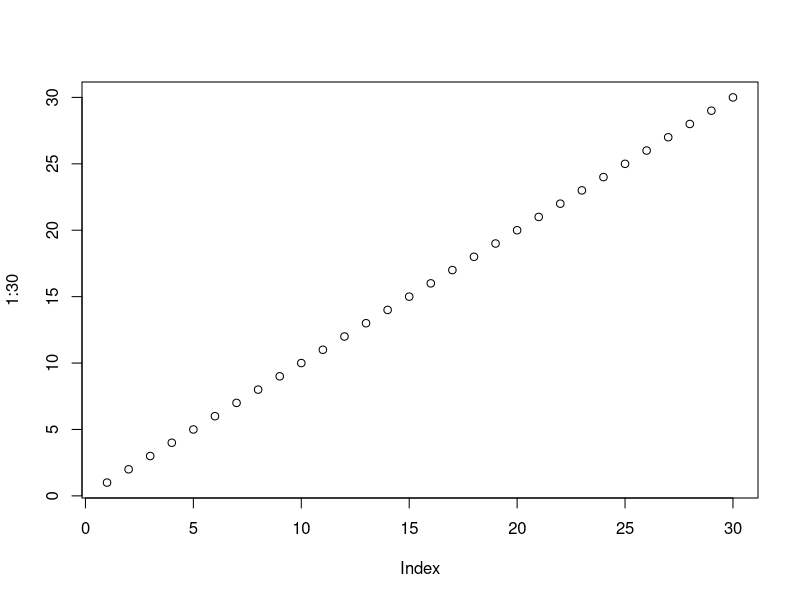
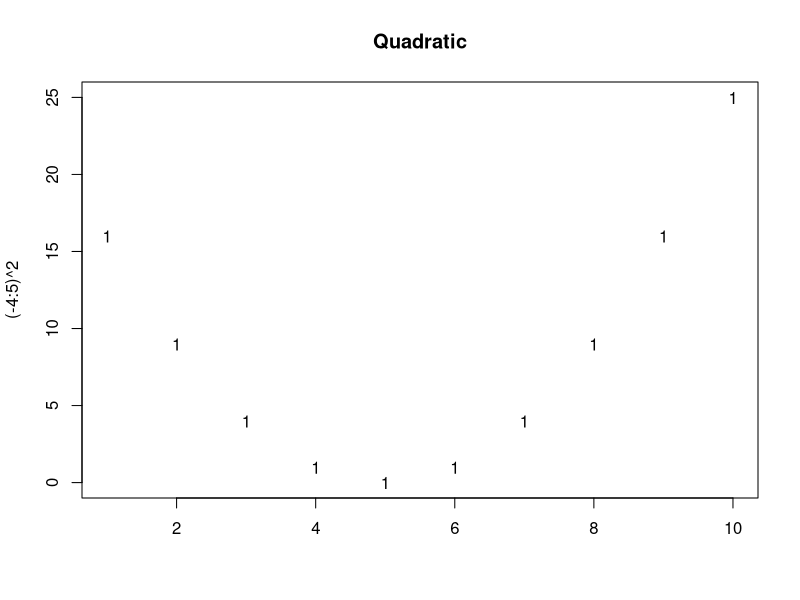
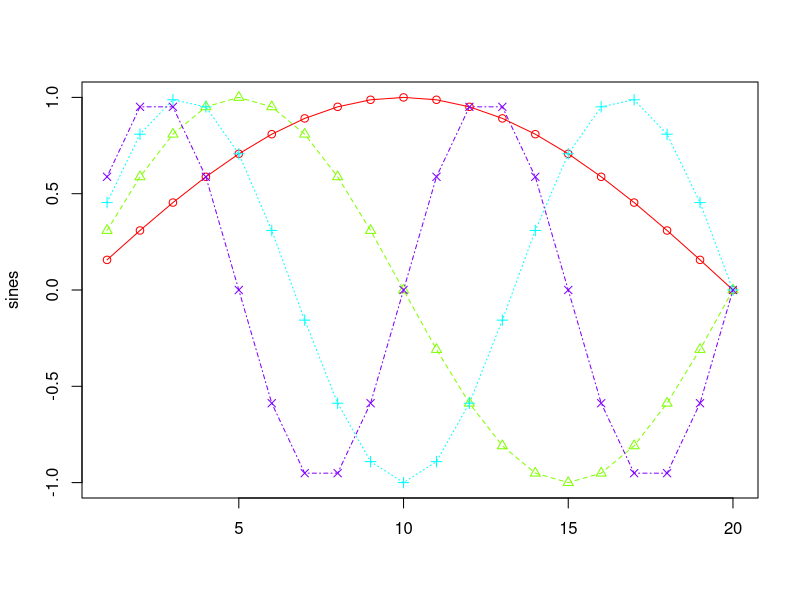
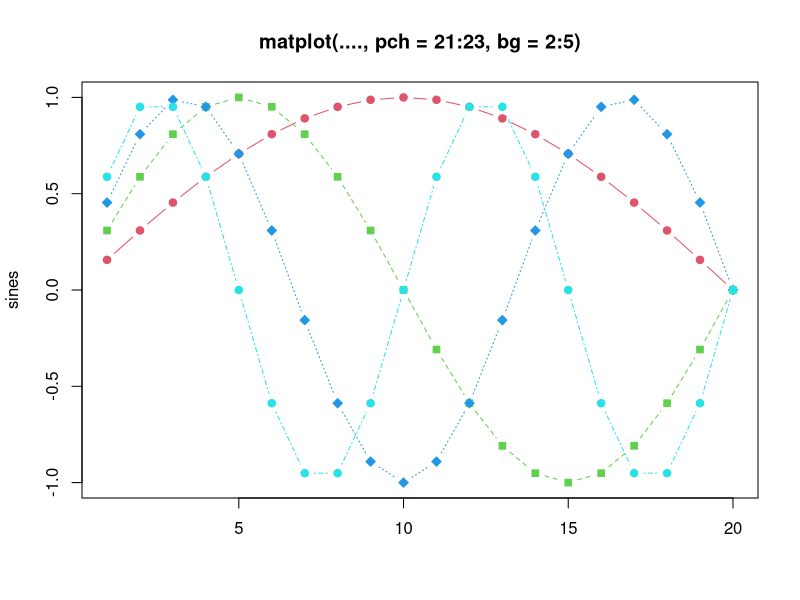
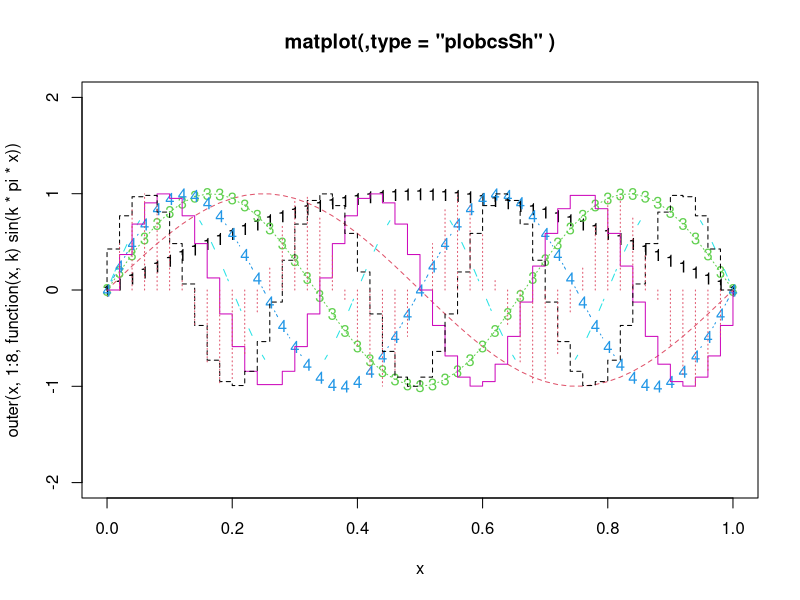
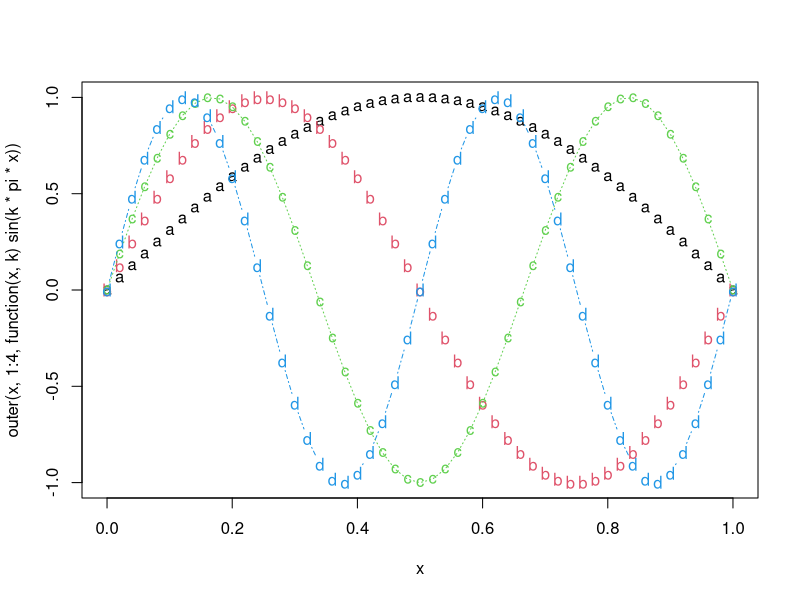
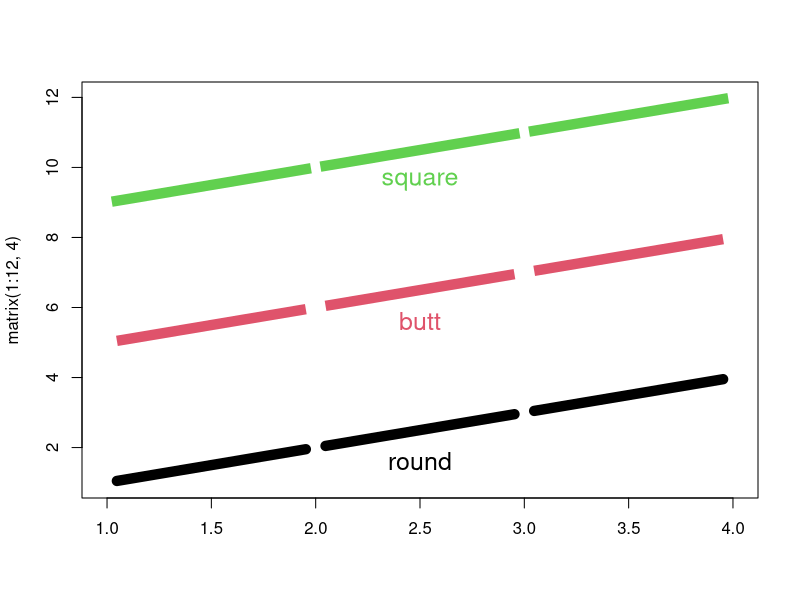
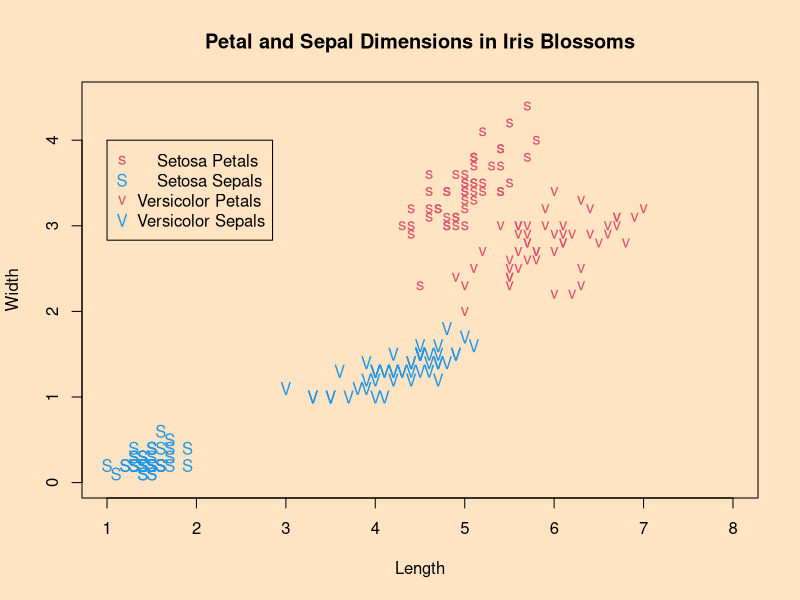

The R source for these figures, in order:
#02 - Explorando o RStudio

#Nome dos contributors
contributors()
license()

#Informações sobre a seção
sessionInfo()

#Imprimir na tela
print('Print em R')

#Gerar Gráfico
plot(1:30)

#Instalar pacotes
install.packages('randomForest')
install.packages('ggplot2')

#Carregar pacotes instalados
library(ggplot2) #Para ver pacores carregados Painel inferior-esquedo > packeage

#Descarregar Pacote
detach(package:ggplot2)

#Saber pelo NOME como a função funciona (busca dentro do manual do R)
help(mean)
?mean

#Se não souber o nome da função (Busca todas as referencias sobre)
help.search('randomForest')
help.search('matplot')
??randomFlorest

#Busca direto no site
RSiteSearch('matplot')

example('matplot')
